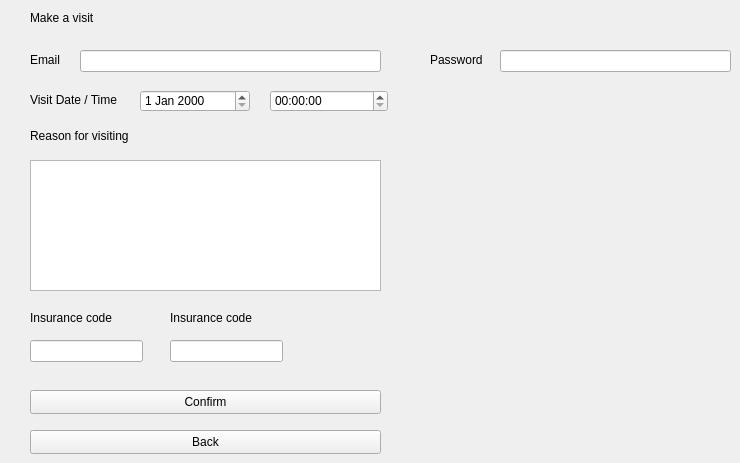
      <widget class="QWidget" name="PatientVisitPage">
       <widget class="QDateEdit" name="PatientVisit_DateEdit_Date">
        <property name="geometry">
         <rect>
          <x>140</x>
          <y>90</y>
          <width>110</width>
          <height>22</height>
         </rect>
        </property>
       </widget>
       <widget class="QTimeEdit" name="PatientVisit_LineEdit_Time">
        <property name="geometry">
         <rect>
          <x>270</x>
          <y>90</y>
          <width>118</width>
          <height>22</height>
         </rect>
        </property>
       </widget>
       <widget class="QLabel" name="label_16">
        <property name="geometry">
         <rect>
          <x>30</x>
          <y>90</y>
          <width>101</width>
          <height>20</height>
         </rect>
        </property>
        <property name="text">
         <string>Visit Date / Time</string>
        </property>
       </widget>
       <widget class="QLabel" name="label_17">
        <property name="geometry">
         <rect>
          <x>30</x>
          <y>50</y>
          <width>101</width>
          <height>20</height>
         </rect>
        </property>
        <property name="text">
         <string>Email</string>
        </property>
       </widget>
       <widget class="QLineEdit" name="PatientVisit_LineEdit_Email">
        <property name="geometry">
         <rect>
          <x>80</x>
          <y>50</y>
          <width>301</width>
          <height>22</height>
         </rect>
        </property>
       </widget>
       <widget class="QLabel" name="label_18">
        <property name="geometry">
         <rect>
          <x>30</x>
          <y>126</y>
          <width>121</width>
          <height>20</height>
         </rect>
        </property>
        <property name="text">
         <string>Reason for visiting</string>
        </property>
       </widget>
       <widget class="QTextEdit" name="PatientVisit_LineEidt_Reason">
        <property name="geometry">
         <rect>
          <x>30</x>
          <y>160</y>
          <width>351</width>
          <height>131</height>
         </rect>
        </property>
       </widget>
       <widget class="QLabel" name="label_19">
        <property name="geometry">
         <rect>
          <x>30</x>
          <y>310</y>
          <width>111</width>
          <height>16</height>
         </rect>
        </property>
        <property name="text">
         <string>Insurance code</string>
        </property>
       </widget>
       <widget class="QLineEdit" name="PatientVisit_LienEdit_InsuranceCode">
        <property name="geometry">
         <rect>
          <x>30</x>
          <y>340</y>
          <width>113</width>
          <height>22</height>
         </rect>
        </property>
       </widget>
       <widget class="QLabel" name="label_20">
        <property name="geometry">
         <rect>
          <x>170</x>
          <y>310</y>
          <width>111</width>
          <height>16</height>
         </rect>
        </property>
        <property name="text">
         <string>Insurance code</string>
        </property>
       </widget>
       <widget class="QLineEdit" name="PatientVisit_LineEdit_PaymentCode">
        <property name="geometry">
         <rect>
          <x>170</x>
          <y>340</y>
          <width>113</width>
          <height>22</height>
         </rect>
        </property>
       </widget>
       <widget class="QPushButton" name="PatientVisit_Confirm_Button">
        <property name="geometry">
         <rect>
          <x>30</x>
          <y>390</y>
          <width>351</width>
          <height>24</height>
         </rect>
        </property>
        <property name="text">
         <string>Confirm</string>
        </property>
       </widget>
       <widget class="QLabel" name="label_21">
        <property name="geometry">
         <rect>
          <x>30</x>
          <y>10</y>
          <width>131</width>
          <height>16</height>
         </rect>
        </property>
        <property name="text">
         <string>Make a visit</string>
        </property>
       </widget>
       <widget class="QPushButton" name="PatientVisit_Back_Button">
        <property name="geometry">
         <rect>
          <x>30</x>
          <y>430</y>
          <width>351</width>
          <height>24</height>
         </rect>
        </property>
        <property name="text">
         <string>Back</string>
        </property>
       </widget>
       <widget class="QLabel" name="label_22">
        <property name="geometry">
         <rect>
          <x>430</x>
          <y>50</y>
          <width>101</width>
          <height>20</height>
         </rect>
        </property>
        <property name="text">
         <string>Password</string>
        </property>
       </widget>
       <widget class="QLineEdit" name="PatientVisit_LineEdit_password">
        <property name="geometry">
         <rect>
          <x>500</x>
          <y>50</y>
          <width>231</width>
          <height>22</height>
         </rect>
        </property>
        <property name="echoMode">
         <enum>QLineEdit::Password</enum>
        </property>
       </widget>
      </widget>
